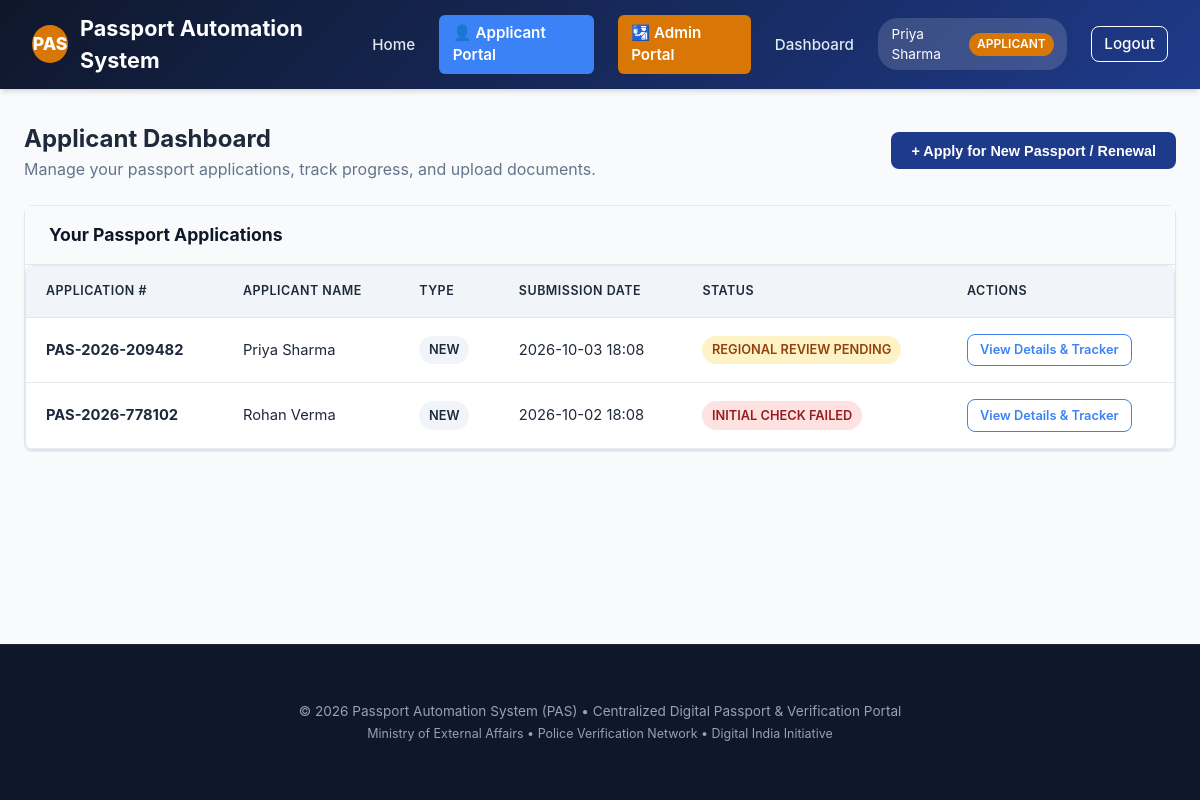
Page /applicant/dashboard (signed in) on the committed database.
### models.py (models this page shows, shortened)
class User(db.Model):
    __tablename__ = 'users'
    id = db.Column(db.Integer, primary_key=True)
    username = db.Column(db.String(64), unique=True, nullable=False, index=True)
    email = db.Column(db.String(120), unique=True, nullable=False, index=True)
    password_hash = db.Column(db.String(256), nullable=False)
    role = db.Column(db.String(32), nullable=False, default='applicant') # applicant, passport_admin, regional_admin, police
    full_name = db.Column(db.String(128), nullable=False)
    phone = db.Column(db.String(20))
    jurisdiction_pin = db.Column(db.String(10)) # For filtering police / regional jurisdiction
    created_at = db.Column(db.DateTime, default=datetime.utcnow)
    applications = db.relationship('Application', backref='applicant', lazy=True, foreign_keys='Application.applicant_id')
    police_reports = db.relationship('PoliceReport', backref='officer', lazy=True)
    regional_verifications = db.relationship('RegionalVerification', backref='officer', lazy=True)
    audit_logs = db.relationship('AuditLog', backref='actor', lazy=True)

class Application(db.Model):
    __tablename__ = 'applications'
    id = db.Column(db.Integer, primary_key=True)
    application_number = db.Column(db.String(32), unique=True, nullable=False, index=True)
    applicant_id = db.Column(db.Integer, db.ForeignKey('users.id'), nullable=False)
    application_type = db.Column(db.String(32), nullable=False, default='new') # new, renewal
    passport_type = db.Column(db.String(32), nullable=False, default='ordinary_36') # ordinary_36, ordinary_60, official, diplomatic
    given_name = db.Column(db.String(64), nullable=False)
    surname = db.Column(db.String(64), nullable=False)
    dob = db.Column(db.Date, nullable=False)
    gender = db.Column(db.String(16), nullable=False)
    place_of_birth = db.Column(db.String(128), nullable=False)
    aadhaar_number = db.Column(db.String(20), index=True)
    pan_number = db.Column(db.String(20))
    voter_id = db.Column(db.String(20))
    father_name = db.Column(db.String(128))
    mother_name = db.Column(db.String(128))
    spouse_name = db.Column(db.String(128))
    present_address = db.Column(db.Text, nullable=False)
    permanent_address = db.Column(db.Text, nullable=False)
    pin_code = db.Column(db.String(10), nullable=False, index=True)
    police_station_name = db.Column(db.String(128), nullable=False)
    emergency_contact_name = db.Column(db.String(128))
    emergency_contact_phone = db.Column(db.String(20))
    status = db.Column(db.String(32), nullable=False, default='submitted', index=True)
    auto_check_status = db.Column(db.String(32), default='pending') # pending, passed, flagged
    auto_check_notes = db.Column(db.Text)
    passport_number = db.Column(db.String(32), unique=True, index=True)
    issue_date = db.Column(db.Date)
    expiry_date = db.Column(db.Date)
    dispatch_tracking_id = db.Column(db.String(64))
    dispatch_date = db.Column(db.Date)
    rejection_reason = db.Column(db.Text)
    created_at = db.Column(db.DateTime, default=datetime.utcnow)
    updated_at = db.Column(db.DateTime, default=datetime.utcnow, onupdate=datetime.utcnow)
    documents = db.relationship('Document', backref='application', cascade='all, delete-orphan', lazy=True)
    police_report = db.relationship('PoliceReport', backref='application', uselist=False, cascade='all, delete-orphan', lazy=True)
    regional_verification = db.relationship('RegionalVerification', backref='application', uselist=False, cascade='all, delete-orphan', lazy=True)
    appointment = db.relationship('Appointment', backref='application', uselist=False, cascade='all, delete-orphan', lazy=True)
    audit_logs = db.relationship('AuditLog', backref='application', cascade='all, delete-orphan', lazy=True)

### app.py (the view)
@app.route('/applicant/dashboard')
@login_required
@role_required(['applicant'])
def applicant_dashboard():
    applications = Application.query.filter_by(applicant_id=session['user_id']).order_by(Application.created_at.desc()).all()
    return render_template('applicant_dashboard.html', applications=applications)

### app.py (called while the page is built)
def login_required(f):
    @wraps(f)
    def decorated_function(*args, **kwargs):
        if 'user_id' not in session:
            flash('Please log in to access this page.', 'warning')
            return redirect(url_for('login'))
        return f(*args, **kwargs)
    return decorated_function

def role_required(roles):
    def decorator(f):
        @wraps(f)
        def decorated_function(*args, **kwargs):
            if 'user_id' not in session:
                flash('Please log in to access this page.', 'warning')
                return redirect(url_for('login'))
            if session.get('user_role') not in roles:
                flash('Unauthorized access for your account role.', 'danger')
                return redirect(url_for('dashboard'))
            return f(*args, **kwargs)
        return decorated_function
    return decorator

@app.context_processor
def inject_user():
    user = None
    if 'user_id' in session:
        user = db.session.get(User, session['user_id'])
    return dict(current_user=user)

### templates/applicant_dashboard.html (shortened to what this page needs)
{% extends "base.html" %}
{% block content %}
<div class="dashboard-header">
  <div>
    <h2>Applicant Dashboard</h2>
    <p style="color: var(--text-muted);">Manage your passport applications, track progress, and upload documents.</p>
  </div>
  <button onclick="openModal('applyModal')" class="btn btn-primary">+ Apply for New Passport / Renewal</button>
</div>
<div class="card">
  <div class="card-header">
    <h3>Your Passport Applications</h3>
  </div>
  <div class="card-body" style="padding: 0;">
    {% if applications %}
      <div class="table-responsive">
        <table class="table">
          <thead>
            <tr>
              <th>Application #</th>
              <th>Applicant Name</th>
              <th>Type</th>
              <th>Submission Date</th>
              <th>Status</th>
              <th>Actions</th>
            </tr>
          </thead>
          <tbody>
            {% for app_item in applications %}
              <tr>
                <td><strong>{{ app_item.application_number }}</strong></td>
                <td>{{ app_item.given_name }} {{ app_item.surname }}</td>
                <td>
                  <span class="badge" style="background-color: #f1f5f9; color: var(--text-main);">
                    {{ app_item.application_type.upper() }}
                  </span>
                </td>
                <td>{{ app_item.created_at.strftime('%Y-%m-%d %H:%M') }}</td>
                <td>
                  <span class="badge badge-{{ app_item.status }}">
                    {{ app_item.status.replace('_', ' ').upper() }}
                  </span>
                </td>
                <td>
                  <a href="{{ url_for('application_detail', app_id=app_item.id) }}" class="btn btn-sm btn-outline">View Details & Tracker</a>
                </td>
              </tr>
            {% endfor %}
          </tbody>
        </table>
      </div>
    {% else %}
      <div style="padding: 3rem; text-align: center; color: var(--text-muted);">
        <p style="font-size: 1.1rem; margin-bottom: 1rem;">You have not submitted any passport applications yet.</p>
        <button onclick="openModal('applyModal')" class="btn btn-primary">Click Here to Apply Now</button>
      </div>
    {% endif %}
  </div>
</div>
{% endblock %}

### templates/base.html (shortened to what this page needs)
<!DOCTYPE html>
<html lang="en">
<head>
  <link rel="stylesheet" href="{{ url_for('static', filename='css/style.css') }}">
</head>
<body>
  <nav class="navbar">
    <a href="{{ url_for('index') }}" class="navbar-brand">
      <div class="emblem">PAS</div>
      <span>Passport Automation System</span>
    </a>
    <ul class="nav-links">
      <li><a href="{{ url_for('index') }}">Home</a></li>
      <li>
        <a href="{{ url_for('portal_applicant') }}" class="portal-nav-btn applicant-nav">
          👤 Applicant Portal
        </a>
      </li>
      <li>
        <a href="{{ url_for('portal_admin') }}" class="portal-nav-btn admin-nav">
          🛂 Admin Portal
        </a>
      </li>
      {% if session.get('user_id') %}
        <li><a href="{{ url_for('dashboard') }}">Dashboard</a></li>
        <li>
          <div class="user-badge">
            <span>{{ current_user.full_name if current_user else session.get('full_name') }}</span>
            <span class="role-pill">{{ session.get('user_role') }}</span>
          </div>
        </li>
        <li><a href="{{ url_for('logout') }}" class="btn btn-sm btn-outline" style="color: white; border-color: white;">Logout</a></li>
      {% else %}
        <li><a href="{{ url_for('login') }}">Login</a></li>
        <li><a href="{{ url_for('register') }}" class="btn btn-sm btn-primary">Register</a></li>
      {% endif %}
    </ul>
  </nav>
  <div class="container">
    {% block content %}{% endblock %}
  </div>
  <footer>
    <div class="container">
      <p>&copy; 2026 Passport Automation System (PAS) &bull; Centralized Digital Passport & Verification Portal</p>
      <p style="margin-top: 0.25rem; font-size: 0.78rem;">Ministry of External Affairs &bull; Police Verification Network &bull; Digital India Initiative</p>
    </div>
  </footer>
</body>
</html>

### static/css/style.css (style rules this page uses)
:root { --primary-dark: #0f172a; --primary: #1e3a8a; --primary-light: #3b82f6; --accent: #d97706; --accent-light: #fef3c7; --bg-main: #f8fafc; --card-bg: #ffffff; --text-main: #1e293b; --text-muted: #64748b; --border-color: #e2e8f0; --success-bg: #dcfce7; --success-text: #15803d; --warning-bg: #fef9c3; --warning-text: #a16207; --danger-bg: #fee2e2; --danger-text: #b91c1c; --info-bg: #e0f2fe; --info-text: #0369a1; --shadow-sm: 0 1px 2px 0 rgb(0 0 0 / 0.05); --shadow-md: 0 4px 6px -1px rgb(0 0 0 / 0.1), 0 2px 4px -2px rgb(0 0 0 / 0.1); --shadow-lg: 0 10px 15px -3px rgb(0 0 0 / 0.1), 0 4px 6px -4px rgb(0 0 0 / 0.1); --radius: 8px; }
* { box-sizing: border-box; margin: 0; padding: 0; }
body { font-family: -apple-system, BlinkMacSystemFont, "Segoe UI", Roboto, Helvetica, Arial, sans-serif; background-color: var(--bg-main); color: var(--text-main); line-height: 1.5; display: flex; flex-direction: column; min-height: 100vh; }
a { color: var(--primary-light); text-decoration: none; }
.navbar { background: linear-gradient(135deg, var(--primary-dark), var(--primary)); color: white; padding: 0.75rem 2rem; box-shadow: var(--shadow-md); display: flex; justify-content: space-between; align-items: center; position: sticky; top: 0; z-index: 1000; }
.navbar-brand { display: flex; align-items: center; gap: 0.75rem; font-size: 1.35rem; font-weight: 700; color: white; }
.navbar-brand .emblem { background-color: var(--accent); color: white; width: 38px; height: 38px; border-radius: 50%; display: flex; align-items: center; justify-content: center; font-weight: 800; font-size: 1.1rem; }
.nav-links { display: flex; align-items: center; gap: 1.5rem; list-style: none; }
.nav-links a { color: #e2e8f0; font-weight: 500; font-size: 0.95rem; transition: color 0.2s; }
.portal-nav-btn { padding: 0.4rem 0.85rem; border-radius: 6px; font-weight: 600 !important; display: inline-flex; align-items: center; gap: 0.35rem; transition: all 0.2s; }
.applicant-nav { background-color: #3b82f6; color: white !important; }
.admin-nav { background-color: #d97706; color: white !important; }
.user-badge { background-color: rgba(255, 255, 255, 0.15); padding: 0.35rem 0.85rem; border-radius: 20px; font-size: 0.85rem; display: flex; align-items: center; gap: 0.5rem; }
.role-pill { background-color: var(--accent); color: white; padding: 0.15rem 0.5rem; border-radius: 12px; font-size: 0.75rem; font-weight: 600; text-transform: uppercase; }
.container { max-width: 1200px; margin: 2rem auto; padding: 0 1.5rem; flex: 1; width: 100%; }
.dashboard-header { display: flex; justify-content: space-between; align-items: center; margin-bottom: 1.5rem; }
.badge { display: inline-block; padding: 0.35em 0.75em; font-size: 0.8rem; font-weight: 600; border-radius: 50px; text-align: center; }
.badge-initial_check_failed { background: #fee2e2; color: #991b1b; }
.badge-regional_review_pending { background: #fef3c7; color: #92400e; }
.table-responsive { overflow-x: auto; background: white; border-radius: var(--radius); box-shadow: var(--shadow-sm); border: 1px solid var(--border-color); }
.table { width: 100%; border-collapse: collapse; text-align: left; font-size: 0.92rem; }
.table th, .table td { padding: 1rem 1.25rem; border-bottom: 1px solid var(--border-color); }
.table th { background-color: #f1f5f9; font-weight: 600; color: var(--text-main); text-transform: uppercase; font-size: 0.78rem; letter-spacing: 0.5px; }
.btn { display: inline-block; font-weight: 600; font-size: 0.9rem; padding: 0.65rem 1.25rem; border-radius: var(--radius); border: none; cursor: pointer; transition: background-color 0.2s, transform 0.1s; text-align: center; }
.btn-primary { background-color: var(--primary); color: white; }
.btn-outline { background-color: transparent; border: 1px solid var(--primary-light); color: var(--primary-light); }
.btn-sm { padding: 0.35rem 0.75rem; font-size: 0.8rem; }
.card { background: white; border-radius: var(--radius); border: 1px solid var(--border-color); box-shadow: var(--shadow-sm); margin-bottom: 1.5rem; }
.card-header { padding: 1rem 1.5rem; border-bottom: 1px solid var(--border-color); background-color: #f8fafc; display: flex; justify-content: space-between; align-items: center; }
.card-header h3 { font-size: 1.1rem; color: var(--primary-dark); }
.card-body { padding: 1.5rem; }
footer { background-color: var(--primary-dark); color: #94a3b8; padding: 1.5rem 0; text-align: center; font-size: 0.85rem; margin-top: auto; border-top: 1px solid rgba(255, 255, 255, 0.05); }

### rows in the picture
User: full_name "Priya Sharma", get "APPLICANT"
Application: application_number "PAS-2026-209482", given_name "Priya", surname "Sharma", application_type "NEW", created_at "2026-10-03 18:08", status.replace "REGIONAL REVIEW PENDING"
Application: application_number "PAS-2026-778102", given_name "Rohan", surname "Verma", application_type "NEW", created_at "2026-10-02 18:08", status.replace "INITIAL CHECK FAILED"
